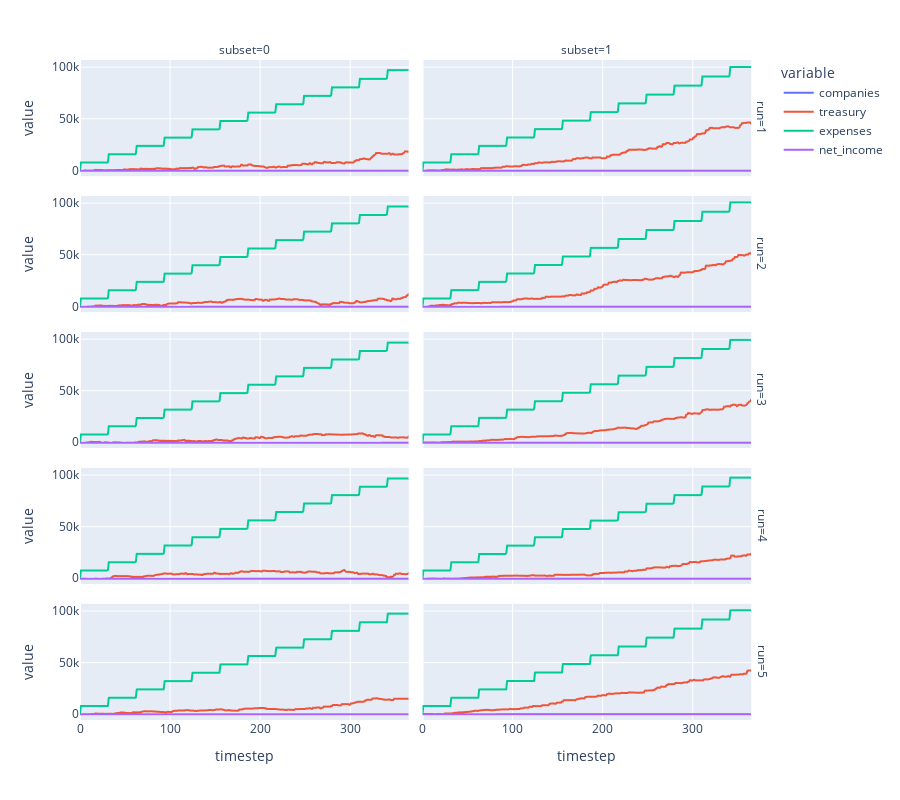

Source (notebook cell):
### Markdown cell above
## 6. Analysis

### Code cell
px.line(
    df,
    x='timestep', # Variable on the horizontal axis
    y=['companies', 'treasury', 'expenses', 'net_income'], # Variables on the vertical axis
    facet_row='run',
    facet_col='subset',
    
    height=800,
)

### Figure 1 — Plotly figure (JSON) as saved in the notebook; plotly's stock layout.template omitted (floating-point values rounded to 4 significant figures; data arrays with more than 128 entries replaced by an {"elided": "..."} marker saying what was removed)
{"data": [{"hovertemplate": "variable=companies<br>run=1<br>subset=0<br>timestep=%{x}<br>value=%{y}<extra></extra>", "legendgroup": "companies", "line": {"color": "#636efa", "dash": "solid"}, "mode": "lines", "name": "companies", "showlegend": true, "type": "scattergl", "x": {"elided": "366 int values"}, "xaxis": "x9", "y": {"elided": "366 int values"}, "yaxis": "y9"}, {"hovertemplate": "variable=companies<br>run=1<br>subset=1<br>timestep=%{x}<br>value=%{y}<extra></extra>", "legendgroup": "companies", "line": {"color": "#636efa", "dash": "solid"}, "mode": "lines", "name": "companies", "showlegend": false, "type": "scattergl", "x": {"elided": "366 int values"}, "xaxis": "x10", "y": {"elided": "366 int values"}, "yaxis": "y10"}, {"hovertemplate": "variable=companies<br>run=2<br>subset=0<br>timestep=%{x}<br>value=%{y}<extra></extra>", "legendgroup": "companies", "line": {"color": "#636efa", "dash": "solid"}, "mode": "lines", "name": "companies", "showlegend": false, "type": "scattergl", "x": {"elided": "366 int values"}, "xaxis": "x7", "y": {"elided": "366 int values"}, "yaxis": "y7"}, {"hovertemplate": "variable=companies<br>run=2<br>subset=1<br>timestep=%{x}<br>value=%{y}<extra></extra>", "legendgroup": "companies", "line": {"color": "#636efa", "dash": "solid"}, "mode": "lines", "name": "companies", "showlegend": false, "type": "scattergl", "x": {"elided": "366 int values"}, "xaxis": "x8", "y": {"elided": "366 int values"}, "yaxis": "y8"}, {"hovertemplate": "variable=companies<br>run=3<br>subset=0<br>timestep=%{x}<br>value=%{y}<extra></extra>", "legendgroup": "companies", "line": {"color": "#636efa", "dash": "solid"}, "mode": "lines", "name": "companies", "showlegend": false, "type": "scattergl", "x": {"elided": "366 int values"}, "xaxis": "x5", "y": {"elided": "366 int values"}, "yaxis": "y5"}, {"hovertemplate": "variable=companies<br>run=3<br>subset=1<br>timestep=%{x}<br>value=%{y}<extra></extra>", "legendgroup": "companies", "line": {"color": "#636efa", "dash": "solid"}, "mode": "lines", "name": "companies", "showlegend": false, "type": "scattergl", "x": {"elided": "366 int values"}, "xaxis": "x6", "y": {"elided": "366 int values"}, "yaxis": "y6"}, {"hovertemplate": "variable=companies<br>run=4<br>subset=0<br>timestep=%{x}<br>value=%{y}<extra></extra>", "legendgroup": "companies", "line": {"color": "#636efa", "dash": "solid"}, "mode": "lines", "name": "companies", "showlegend": false, "type": "scattergl", "x": {"elided": "366 int values"}, "xaxis": "x3", "y": {"elided": "366 int values"}, "yaxis": "y3"}, {"hovertemplate": "variable=companies<br>run=4<br>subset=1<br>timestep=%{x}<br>value=%{y}<extra></extra>", "legendgroup": "companies", "line": {"color": "#636efa", "dash": "solid"}, "mode": "lines", "name": "companies", "showlegend": false, "type": "scattergl", "x": {"elided": "366 int values"}, "xaxis": "x4", "y": {"elided": "366 int values"}, "yaxis": "y4"}, {"hovertemplate": "variable=companies<br>run=5<br>subset=0<br>timestep=%{x}<br>value=%{y}<extra></extra>", "legendgroup": "companies", "line": {"color": "#636efa", "dash": "solid"}, "mode": "lines", "name": "companies", "showlegend": false, "type": "scattergl", "x": {"elided": "366 int values"}, "xaxis": "x", "y": {"elided": "366 int values"}, "yaxis": "y"}, {"hovertemplate": "variable=companies<br>run=5<br>subset=1<br>timestep=%{x}<br>value=%{y}<extra></extra>", "legendgroup": "companies", "line": {"color": "#636efa", "dash": "solid"}, "mode": "lines", "name": "companies", "showlegend": false, "type": "scattergl", "x": {"elided": "366 int values"}, "xaxis": "x2", "y": {"elided": "366 int values"}, "yaxis": "y2"}, {"hovertemplate": "variable=treasury<br>run=1<br>subset=0<br>timestep=%{x}<br>value=%{y}<extra></extra>", "legendgroup": "treasury", "line": {"color": "#EF553B", "dash": "solid"}, "mode": "lines", "name": "treasury", "showlegend": true, "type": "scattergl", "x": {"elided": "366 int values"}, "xaxis": "x9", "y": {"elided": "366 float values"}, "yaxis": "y9"}, {"hovertemplate": "variable=treasury<br>run=1<br>subset=1<br>timestep=%{x}<br>value=%{y}<extra></extra>", "legendgroup": "treasury", "line": {"color": "#EF553B", "dash": "solid"}, "mode": "lines", "name": "treasury", "showlegend": false, "type": "scattergl", "x": {"elided": "366 int values"}, "xaxis": "x10", "y": {"elided": "366 float values"}, "yaxis": "y10"}, {"hovertemplate": "variable=treasury<br>run=2<br>subset=0<br>timestep=%{x}<br>value=%{y}<extra></extra>", "legendgroup": "treasury", "line": {"color": "#EF553B", "dash": "solid"}, "mode": "lines", "name": "treasury", "showlegend": false, "type": "scattergl", "x": {"elided": "366 int values"}, "xaxis": "x7", "y": {"elided": "366 float values"}, "yaxis": "y7"}, {"hovertemplate": "variable=treasury<br>run=2<br>subset=1<br>timestep=%{x}<br>value=%{y}<extra></extra>", "legendgroup": "treasury", "line": {"color": "#EF553B", "dash": "solid"}, "mode": "lines", "name": "treasury", "showlegend": false, "type": "scattergl", "x": {"elided": "366 int values"}, "xaxis": "x8", "y": {"elided": "366 float values"}, "yaxis": "y8"}, {"hovertemplate": "variable=treasury<br>run=3<br>subset=0<br>timestep=%{x}<br>value=%{y}<extra></extra>", "legendgroup": "treasury", "line": {"color": "#EF553B", "dash": "solid"}, "mode": "lines", "name": "treasury", "showlegend": false, "type": "scattergl", "x": {"elided": "366 int values"}, "xaxis": "x5", "y": {"elided": "366 float values"}, "yaxis": "y5"}, {"hovertemplate": "variable=treasury<br>run=3<br>subset=1<br>timestep=%{x}<br>value=%{y}<extra></extra>", "legendgroup": "treasury", "line": {"color": "#EF553B", "dash": "solid"}, "mode": "lines", "name": "treasury", "showlegend": false, "type": "scattergl", "x": {"elided": "366 int values"}, "xaxis": "x6", "y": {"elided": "366 float values"}, "yaxis": "y6"}, {"hovertemplate": "variable=treasury<br>run=4<br>subset=0<br>timestep=%{x}<br>value=%{y}<extra></extra>", "legendgroup": "treasury", "line": {"color": "#EF553B", "dash": "solid"}, "mode": "lines", "name": "treasury", "showlegend": false, "type": "scattergl", "x": {"elided": "366 int values"}, "xaxis": "x3", "y": {"elided": "366 float values"}, "yaxis": "y3"}, {"hovertemplate": "variable=treasury<br>run=4<br>subset=1<br>timestep=%{x}<br>value=%{y}<extra></extra>", "legendgroup": "treasury", "line": {"color": "#EF553B", "dash": "solid"}, "mode": "lines", "name": "treasury", "showlegend": false, "type": "scattergl", "x": {"elided": "366 int values"}, "xaxis": "x4", "y": {"elided": "366 float values"}, "yaxis": "y4"}, {"hovertemplate": "variable=treasury<br>run=5<br>subset=0<br>timestep=%{x}<br>value=%{y}<extra></extra>", "legendgroup": "treasury", "line": {"color": "#EF553B", "dash": "solid"}, "mode": "lines", "name": "treasury", "showlegend": false, "type": "scattergl", "x": {"elided": "366 int values"}, "xaxis": "x", "y": {"elided": "366 float values"}, "yaxis": "y"}, {"hovertemplate": "variable=treasury<br>run=5<br>subset=1<br>timestep=%{x}<br>value=%{y}<extra></extra>", "legendgroup": "treasury", "line": {"color": "#EF553B", "dash": "solid"}, "mode": "lines", "name": "treasury", "showlegend": false, "type": "scattergl", "x": {"elided": "366 int values"}, "xaxis": "x2", "y": {"elided": "366 float values"}, "yaxis": "y2"}, {"hovertemplate": "variable=expenses<br>run=1<br>subset=0<br>timestep=%{x}<br>value=%{y}<extra></extra>", "legendgroup": "expenses", "line": {"color": "#00cc96", "dash": "solid"}, "mode": "lines", "name": "expenses", "showlegend": true, "type": "scattergl", "x": {"elided": "366 int values"}, "xaxis": "x9", "y": {"elided": "366 float values"}, "yaxis": "y9"}, {"hovertemplate": "variable=expenses<br>run=1<br>subset=1<br>timestep=%{x}<br>value=%{y}<extra></extra>", "legendgroup": "expenses", "line": {"color": "#00cc96", "dash": "solid"}, "mode": "lines", "name": "expenses", "showlegend": false, "type": "scattergl", "x": {"elided": "366 int values"}, "xaxis": "x10", "y": {"elided": "366 float values"}, "yaxis": "y10"}, {"hovertemplate": "variable=expenses<br>run=2<br>subset=0<br>timestep=%{x}<br>value=%{y}<extra></extra>", "legendgroup": "expenses", "line": {"color": "#00cc96", "dash": "solid"}, "mode": "lines", "name": "expenses", "showlegend": false, "type": "scattergl", "x": {"elided": "366 int values"}, "xaxis": "x7", "y": {"elided": "366 float values"}, "yaxis": "y7"}, {"hovertemplate": "variable=expenses<br>run=2<br>subset=1<br>timestep=%{x}<br>value=%{y}<extra></extra>", "legendgroup": "expenses", "line": {"color": "#00cc96", "dash": "solid"}, "mode": "lines", "name": "expenses", "showlegend": false, "type": "scattergl", "x": {"elided": "366 int values"}, "xaxis": "x8", "y": {"elided": "366 float values"}, "yaxis": "y8"}, {"hovertemplate": "variable=expenses<br>run=3<br>subset=0<br>timestep=%{x}<br>value=%{y}<extra></extra>", "legendgroup": "expenses", "line": {"color": "#00cc96", "dash": "solid"}, "mode": "lines", "name": "expenses", "showlegend": false, "type": "scattergl", "x": {"elided": "366 int values"}, "xaxis": "x5", "y": {"elided": "366 float values"}, "yaxis": "y5"}, {"hovertemplate": "variable=expenses<br>run=3<br>subset=1<br>timestep=%{x}<br>value=%{y}<extra></extra>", "legendgroup": "expenses", "line": {"color": "#00cc96", "dash": "solid"}, "mode": "lines", "name": "expenses", "showlegend": false, "type": "scattergl", "x": {"elided": "366 int values"}, "xaxis": "x6", "y": {"elided": "366 float values"}, "yaxis": "y6"}, {"hovertemplate": "variable=expenses<br>run=4<br>subset=0<br>timestep=%{x}<br>value=%{y}<extra></extra>", "legendgroup": "expenses", "line": {"color": "#00cc96", "dash": "solid"}, "mode": "lines", "name": "expenses", "showlegend": false, "type": "scattergl", "x": {"elided": "366 int values"}, "xaxis": "x3", "y": {"elided": "366 float values"}, "yaxis": "y3"}, {"hovertemplate": "variable=expenses<br>run=4<br>subset=1<br>timestep=%{x}<br>value=%{y}<extra></extra>", "legendgroup": "expenses", "line": {"color": "#00cc96", "dash": "solid"}, "mode": "lines", "name": "expenses", "showlegend": false, "type": "scattergl", "x": {"elided": "366 int values"}, "xaxis": "x4", "y": {"elided": "366 float values"}, "yaxis": "y4"}, {"hovertemplate": "variable=expenses<br>run=5<br>subset=0<br>timestep=%{x}<br>value=%{y}<extra></extra>", "legendgroup": "expenses", "line": {"color": "#00cc96", "dash": "solid"}, "mode": "lines", "name": "expenses", "showlegend": false, "type": "scattergl", "x": {"elided": "366 int values"}, "xaxis": "x", "y": {"elided": "366 float values"}, "yaxis": "y"}, {"hovertemplate": "variable=expenses<br>run=5<br>subset=1<br>timestep=%{x}<br>value=%{y}<extra></extra>", "legendgroup": "expenses", "line": {"color": "#00cc96", "dash": "solid"}, "mode": "lines", "name": "expenses", "showlegend": false, "type": "scattergl", "x": {"elided": "366 int values"}, "xaxis": "x2", "y": {"elided": "366 float values"}, "yaxis": "y2"}, {"hovertemplate": "variable=net_income<br>run=1<br>subset=0<br>timestep=%{x}<br>value=%{y}<extra></extra>", "legendgroup": "net_income", "line": {"color": "#ab63fa", "dash": "solid"}, "mode": "lines", "name": "net_income", "showlegend": true, "type": "scattergl", "x": {"elided": "366 int values"}, "xaxis": "x9", "y": {"elided": "366 int values"}, "yaxis": "y9"}, {"hovertemplate": "variable=net_income<br>run=1<br>subset=1<br>timestep=%{x}<br>value=%{y}<extra></extra>", "legendgroup": "net_income", "line": {"color": "#ab63fa", "dash": "solid"}, "mode": "lines", "name": "net_income", "showlegend": false, "type": "scattergl", "x": {"elided": "366 int values"}, "xaxis": "x10", "y": {"elided": "366 int values"}, "yaxis": "y10"}, {"hovertemplate": "variable=net_income<br>run=2<br>subset=0<br>timestep=%{x}<br>value=%{y}<extra></extra>", "legendgroup": "net_income", "line": {"color": "#ab63fa", "dash": "solid"}, "mode": "lines", "name": "net_income", "showlegend": false, "type": "scattergl", "x": {"elided": "366 int values"}, "xaxis": "x7", "y": {"elided": "366 int values"}, "yaxis": "y7"}, {"hovertemplate": "variable=net_income<br>run=2<br>subset=1<br>timestep=%{x}<br>value=%{y}<extra></extra>", "legendgroup": "net_income", "line": {"color": "#ab63fa", "dash": "solid"}, "mode": "lines", "name": "net_income", "showlegend": false, "type": "scattergl", "x": {"elided": "366 int values"}, "xaxis": "x8", "y": {"elided": "366 int values"}, "yaxis": "y8"}, {"hovertemplate": "variable=net_income<br>run=3<br>subset=0<br>timestep=%{x}<br>value=%{y}<extra></extra>", "legendgroup": "net_income", "line": {"color": "#ab63fa", "dash": "solid"}, "mode": "lines", "name": "net_income", "showlegend": false, "type": "scattergl", "x": {"elided": "366 int values"}, "xaxis": "x5", "y": {"elided": "366 int values"}, "yaxis": "y5"}, {"hovertemplate": "variable=net_income<br>run=3<br>subset=1<br>timestep=%{x}<br>value=%{y}<extra></extra>", "legendgroup": "net_income", "line": {"color": "#ab63fa", "dash": "solid"}, "mode": "lines", "name": "net_income", "showlegend": false, "type": "scattergl", "x": {"elided": "366 int values"}, "xaxis": "x6", "y": {"elided": "366 int values"}, "yaxis": "y6"}, {"hovertemplate": "variable=net_income<br>run=4<br>subset=0<br>timestep=%{x}<br>value=%{y}<extra></extra>", "legendgroup": "net_income", "line": {"color": "#ab63fa", "dash": "solid"}, "mode": "lines", "name": "net_income", "showlegend": false, "type": "scattergl", "x": {"elided": "366 int values"}, "xaxis": "x3", "y": {"elided": "366 int values"}, "yaxis": "y3"}, {"hovertemplate": "variable=net_income<br>run=4<br>subset=1<br>timestep=%{x}<br>value=%{y}<extra></extra>", "legendgroup": "net_income", "line": {"color": "#ab63fa", "dash": "solid"}, "mode": "lines", "name": "net_income", "showlegend": false, "type": "scattergl", "x": {"elided": "366 int values"}, "xaxis": "x4", "y": {"elided": "366 int values"}, "yaxis": "y4"}, {"hovertemplate": "variable=net_income<br>run=5<br>subset=0<br>timestep=%{x}<br>value=%{y}<extra></extra>", "legendgroup": "net_income", "line": {"color": "#ab63fa", "dash": "solid"}, "mode": "lines", "name": "net_income", "showlegend": false, "type": "scattergl", "x": {"elided": "366 int values"}, "xaxis": "x", "y": {"elided": "366 int values"}, "yaxis": "y"}, {"hovertemplate": "variable=net_income<br>run=5<br>subset=1<br>timestep=%{x}<br>value=%{y}<extra></extra>", "legendgroup": "net_income", "line": {"color": "#ab63fa", "dash": "solid"}, "mode": "lines", "name": "net_income", "showlegend": false, "type": "scattergl", "x": {"elided": "366 int values"}, "xaxis": "x2", "y": {"elided": "366 int values"}, "yaxis": "y2"}], "layout": {"annotations": [{"font": {}, "showarrow": false, "text": "subset=0", "x": 0.24, "xanchor": "center", "xref": "paper", "y": 1, "yanchor": "bottom", "yref": "paper"}, {"font": {}, "showarrow": false, "text": "subset=1", "x": 0.74, "xanchor": "center", "xref": "paper", "y": 1, "yanchor": "bottom", "yref": "paper"}, {"font": {}, "showarrow": false, "text": "run=5", "textangle": 90, "x": 0.98, "xanchor": "left", "xref": "paper", "y": 0.088, "yanchor": "middle", "yref": "paper"}, {"font": {}, "showarrow": false, "text": "run=4", "textangle": 90, "x": 0.98, "xanchor": "left", "xref": "paper", "y": 0.294, "yanchor": "middle", "yref": "paper"}, {"font": {}, "showarrow": false, "text": "run=3", "textangle": 90, "x": 0.98, "xanchor": "left", "xref": "paper", "y": 0.5, "yanchor": "middle", "yref": "paper"}, {"font": {}, "showarrow": false, "text": "run=2", "textangle": 90, "x": 0.98, "xanchor": "left", "xref": "paper", "y": 0.706, "yanchor": "middle", "yref": "paper"}, {"font": {}, "showarrow": false, "text": "run=1", "textangle": 90, "x": 0.98, "xanchor": "left", "xref": "paper", "y": 0.912, "yanchor": "middle", "yref": "paper"}], "height": 800, "legend": {"title": {"text": "variable"}, "tracegroupgap": 0}, "margin": {"t": 60}, "xaxis": {"anchor": "y", "domain": [0, 0.48], "title": {"text": "timestep"}}, "xaxis10": {"anchor": "y10", "domain": [0.5, 0.98], "matches": "x", "showticklabels": false}, "xaxis2": {"anchor": "y2", "domain": [0.5, 0.98], "matches": "x", "title": {"text": "timestep"}}, "xaxis3": {"anchor": "y3", "domain": [0, 0.48], "matches": "x", "showticklabels": false}, "xaxis4": {"anchor": "y4", "domain": [0.5, 0.98], "matches": "x", "showticklabels": false}, "xaxis5": {"anchor": "y5", "domain": [0, 0.48], "matches": "x", "showticklabels": false}, "xaxis6": {"anchor": "y6", "domain": [0.5, 0.98], "matches": "x", "showticklabels": false}, "xaxis7": {"anchor": "y7", "domain": [0, 0.48], "matches": "x", "showticklabels": false}, "xaxis8": {"anchor": "y8", "domain": [0.5, 0.98], "matches": "x", "showticklabels": false}, "xaxis9": {"anchor": "y9", "domain": [0, 0.48], "matches": "x", "showticklabels": false}, "yaxis": {"anchor": "x", "domain": [0, 0.176], "title": {"text": "value"}}, "yaxis10": {"anchor": "x10", "domain": [0.824, 1], "matches": "y", "showticklabels": false}, "yaxis2": {"anchor": "x2", "domain": [0, 0.176], "matches": "y", "showticklabels": false}, "yaxis3": {"anchor": "x3", "domain": [0.206, 0.382], "matches": "y", "title": {"text": "value"}}, "yaxis4": {"anchor": "x4", "domain": [0.206, 0.382], "matches": "y", "showticklabels": false}, "yaxis5": {"anchor": "x5", "domain": [0.412, 0.588], "matches": "y", "title": {"text": "value"}}, "yaxis6": {"anchor": "x6", "domain": [0.412, 0.588], "matches": "y", "showticklabels": false}, "yaxis7": {"anchor": "x7", "domain": [0.618, 0.794], "matches": "y", "title": {"text": "value"}}, "yaxis8": {"anchor": "x8", "domain": [0.618, 0.794], "matches": "y", "showticklabels": false}, "yaxis9": {"anchor": "x9", "domain": [0.824, 1], "matches": "y", "title": {"text": "value"}}}}
